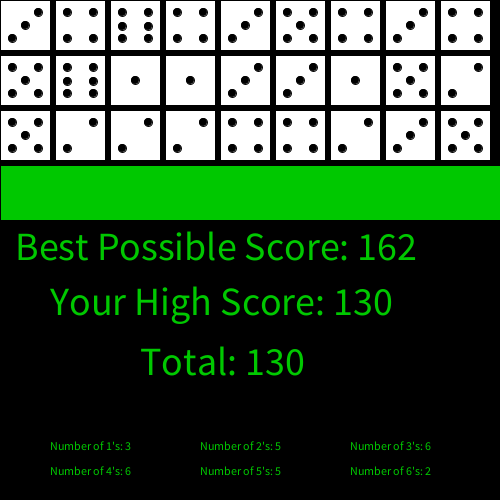
Frame 1 (no input)
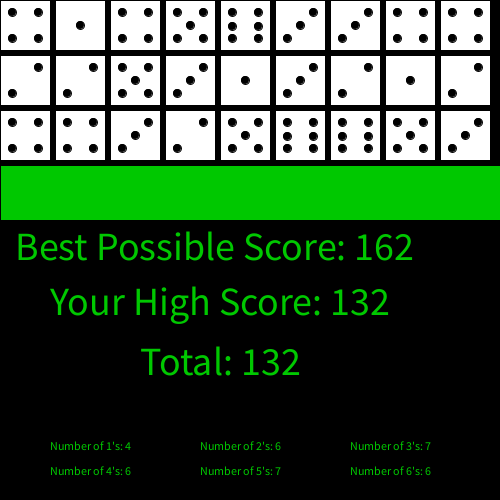
Frame 2 (the mouse pressed at the canvas centre, redrawn once)

The Processing sketch that drew these frames (run headless with seeded random() and noise(); the mouse was pressed at the canvas centre and the sketch redrawn once):

// Processing sketch: diceEverts
// ── diceEverts.pde
Die[] die = new Die[27];
int xpos = 0; 
int ypos = 0;
int total=0;
int hs = 0;
int mp=1;
int num1 = 0;
int num2 = 0;
int num3 = 0;
int num4 = 0;
int num5 = 0;
int num6 = 0;


void setup()
{
  noLoop();
  size(500, 500);
}
void draw()
{
  background(0, 0, 0);
  total=0;
  int xpos = 0; 
  int ypos = 0;
  
  for(int i=0; i<=3; i++){
    for(int k=0; k<9; k++){
      die[i] = new Die(xpos, ypos);
  xpos+=55;
  die[i].show();
  total+=die[i].getRand();
    }
    xpos=0;
    ypos+=55;
}

if(total>hs){
         hs=total;
       }

//Text on bottom half
  textSize(40);
  text("Best Possible Score: 162", 15, 260);
  text("Your High Score: " + hs, 50, 315);
  text("Total: " + total, 140, 375);
  textSize(12);
  text("Number of 1's: " + num1, 50, 450);
  text("Number of 2's: " + num2, 200, 450);
  text("Number of 3's: " + num3, 350, 450);
  text("Number of 4's: " + num4, 50, 475);
  text("Number of 5's: " + num5, 200, 475);
  text("Number of 6's: " + num6, 350, 475);
  
     num1 = 0;
     num2 = 0;
     num3 = 0;
     num4 = 0;
     num5 = 0;
     num6 = 0;
     mp=1;

}
void mousePressed()
{
  redraw();
}
class Die //models one single dice cube
{
  private int x;
  private int y;
  private int rand;
  //variable declarations here
  Die(int x, int y) //constructor
  {
    this.x=x;
    this.y=y;
    rand=(int)(Math.random()*6)+1;
  }
  public int getRand(){
    return rand;
  }
  void roll()
  {
    //your code here
  }
  void show()
  {
    if(mousePressed || mp<=27){   
      mp++;
      println(rand);
      if(rand==1){
        num1=num1+1;
        fill(255, 255, 255);
        rect(x, y, 50, 50);
        fill(0);
        ellipse(x+25, y+25, 8, 8);
      }
      if(rand==2){
        num2=num2+1;
        fill(255, 255, 255);
        rect(x, y, 50, 50);
        fill(0);
        ellipse(x+12, y+38, 8, 8);
        ellipse(x+38, y+12, 8, 8);
      }
      if(rand==3){
        num3=num3+1;
        fill(255, 255, 255);
        rect(x, y, 50, 50);
        fill(0);
        ellipse(x+25, y+25, 8, 8);
        ellipse(x+12, y+38, 8, 8);
        ellipse(x+38, y+12, 8, 8);
      }
      if(rand==4){
        num4=num4+1;
        fill(255, 255, 255);
        rect(x, y, 50, 50);
        fill(0);
        ellipse(x+12, y+38, 8, 8);
        ellipse(x+38, y+12, 8, 8);
        ellipse(x+12, y+12, 8, 8);
        ellipse(x+38, y+38, 8, 8);
      }
      if(rand==5){
        num5=num5+1;
        fill(255, 255, 255);
        rect(x, y, 50, 50);
        fill(0);
        ellipse(x+12, y+38, 8, 8);
        ellipse(x+38, y+12, 8, 8);
        ellipse(x+12, y+12, 8, 8);
        ellipse(x+38, y+38, 8, 8);
        ellipse(x+25, y+25, 8, 8);
      }
      if(rand==6){
        num6=num6+1;
        fill(255, 255, 255);
        rect(x, y, 50, 50);
        fill(0);
        ellipse(x+12, y+38, 8, 8);
        ellipse(x+38, y+12, 8, 8);
        ellipse(x+12, y+12, 8, 8);
        ellipse(x+38, y+38, 8, 8);
        ellipse(x+12, y+26, 8, 8);
        ellipse(x+38, y+26, 8, 8);
      }
       fill(0, 200, 0);
       rect(0, 165, 500, 55);
    }
  }
}
